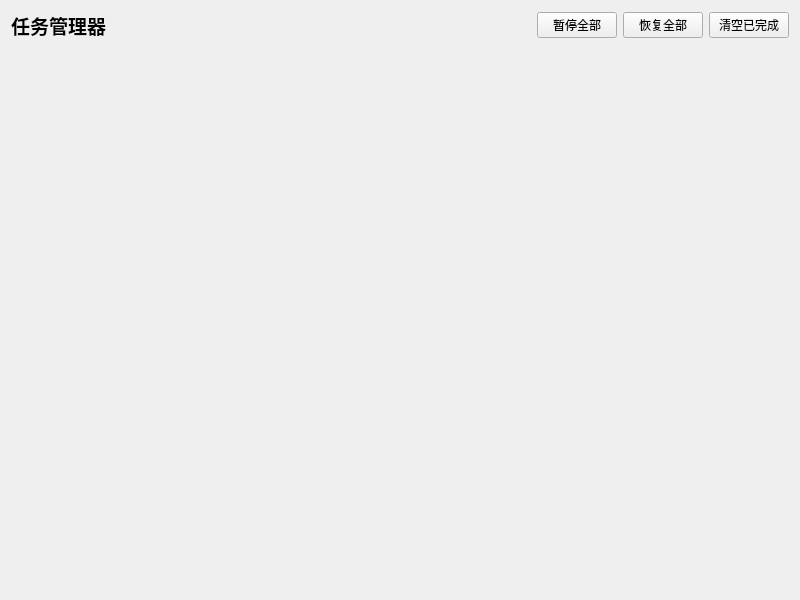
<?xml version="1.0" encoding="UTF-8"?>
<ui version="4.0">
 <class>TaskManagerView</class>
 <widget class="QWidget" name="TaskManagerView">
  <property name="geometry">
   <rect>
    <x>0</x>
    <y>0</y>
    <width>800</width>
    <height>600</height>
   </rect>
  </property>
  <property name="windowTitle">
   <string>任务管理器</string>
  </property>
  <layout class="QVBoxLayout" name="verticalLayout">
   <item>
    <layout class="QHBoxLayout" name="horizontalLayout">
     <item>
      <widget class="QLabel" name="label_title">
       <property name="font">
        <font>
         <pointsize>14</pointsize>
         <weight>75</weight>
         <bold>true</bold>
        </font>
       </property>
       <property name="text">
        <string>任务管理器</string>
       </property>
      </widget>
     </item>
     <item>
      <spacer name="horizontalSpacer">
       <property name="orientation">
        <enum>Qt::Horizontal</enum>
       </property>
       <property name="sizeHint" stdset="0">
        <size>
         <width>40</width>
         <height>20</height>
        </size>
       </property>
      </spacer>
     </item>
     <item>
      <widget class="QPushButton" name="btn_pause_all">
       <property name="text">
        <string>暂停全部</string>
       </property>
      </widget>
     </item>
     <item>
      <widget class="QPushButton" name="btn_resume_all">
       <property name="text">
        <string>恢复全部</string>
       </property>
      </widget>
     </item>
     <item>
      <widget class="QPushButton" name="btn_clear_completed">
       <property name="text">
        <string>清空已完成</string>
       </property>
      </widget>
     </item>
    </layout>
   </item>
   <item>
    <widget class="QScrollArea" name="scrollArea">
     <property name="widgetResizable">
      <bool>true</bool>
     </property>
     <property name="frameShape">
      <enum>QFrame::NoFrame</enum>
     </property>
     <widget class="QWidget" name="scrollAreaWidgetContents">
      <property name="geometry">
       <rect>
        <x>0</x>
        <y>0</y>
        <width>782</width>
        <height>542</height>
       </rect>
      </property>
      <layout class="QVBoxLayout" name="verticalLayout_cards">
       <property name="spacing">
        <number>10</number>
       </property>
       <item>
        <spacer name="verticalSpacer">
         <property name="orientation">
          <enum>Qt::Vertical</enum>
         </property>
         <property name="sizeHint" stdset="0">
          <size>
           <width>20</width>
           <height>40</height>
          </size>
         </property>
        </spacer>
       </item>
      </layout>
     </widget>
    </widget>
   </item>
  </layout>
 </widget>
 <resources/>
 <connections/>
</ui>
